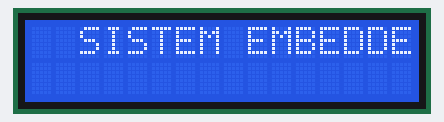
A sketch run on a simulated Arduino Uno, built with avr-gcc and run on an emulated ATmega328P. Parts: 16×2 character LCD.

Above: at 0.18 s.
At 0.78 s:
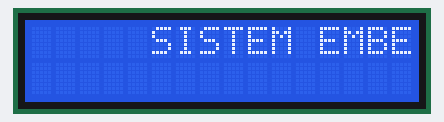
At 1.18 s:
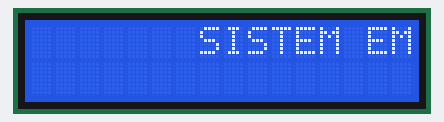
At 1.59 s:
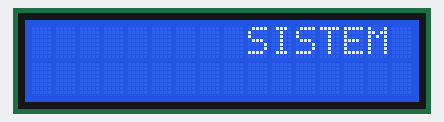
At 2.19 s:
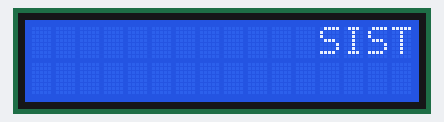
At 2.9 s:
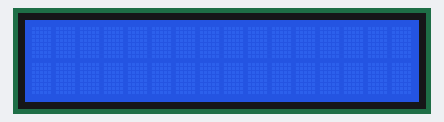

Measured:
- by itself, everything shown: repeats every 3.4 s, in 15 steps
- what the display in image 5 shows lasts 0.6 s, from 2.9 s to 3.5 s

The sketch:

sketch.ino
```cpp
// masukkan librari lcd i2c
#include <LiquidCrystal_I2C.h>

LiquidCrystal_I2C lcd(0x27, 16, 2);

void setup()
{
  Serial.begin(9600);
  // inisialisasi lcd
  lcd.init();
  // nyalakan backlight
  lcd.backlight();

}
void loop()
{
  // Mengembalikkan ke posisi awal dan bersihkan layar
  lcd.clear();

  // Menampilkan teks yang ingin digeser
  lcd.setCursor(0, 0); // Baris pertama, kolom pertama
  lcd.print(" SISTEM EMBEDDED ");

  // Menggeser teks ke kanan
  for (int i = 0 ; i <= 16; i++) {
      lcd.scrollDisplayRight();
      delay(200);
  }
}
```
